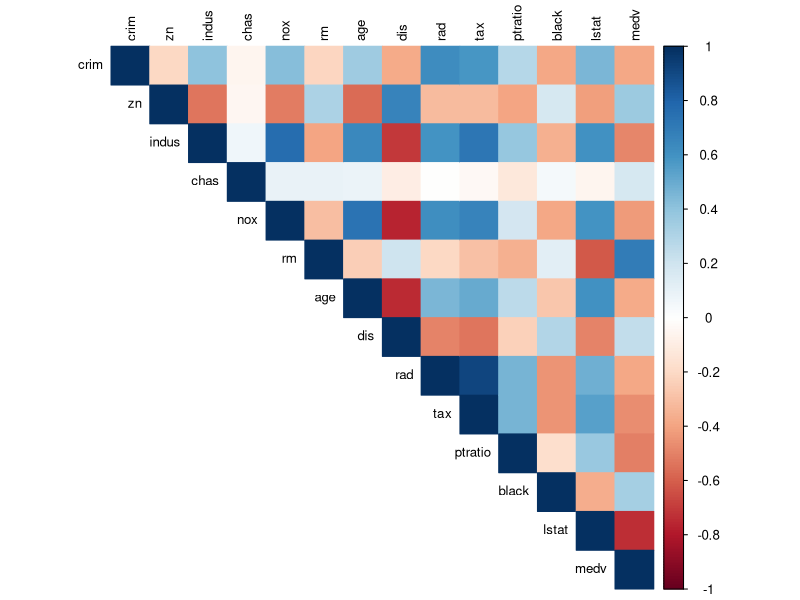
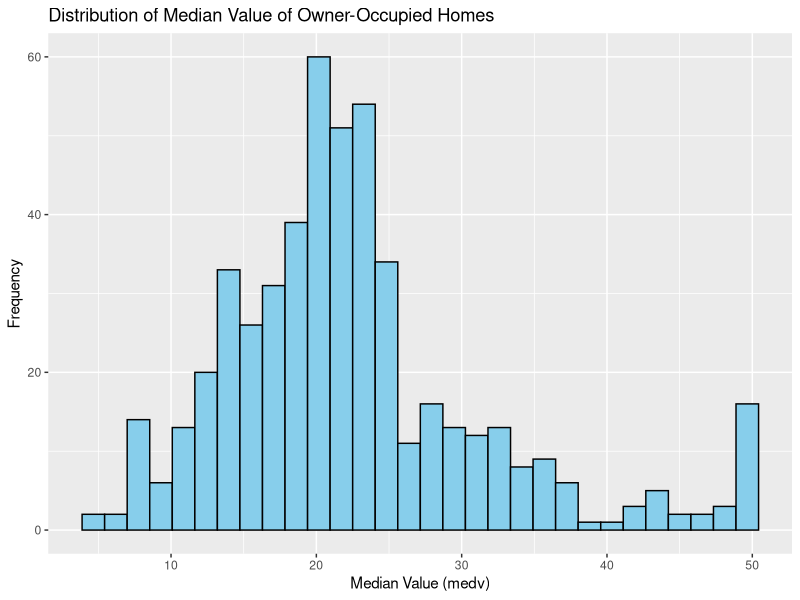
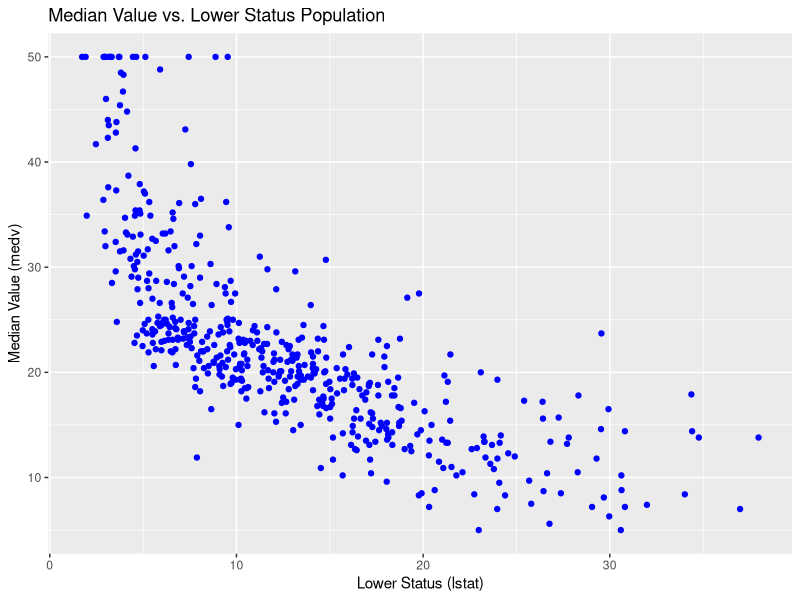
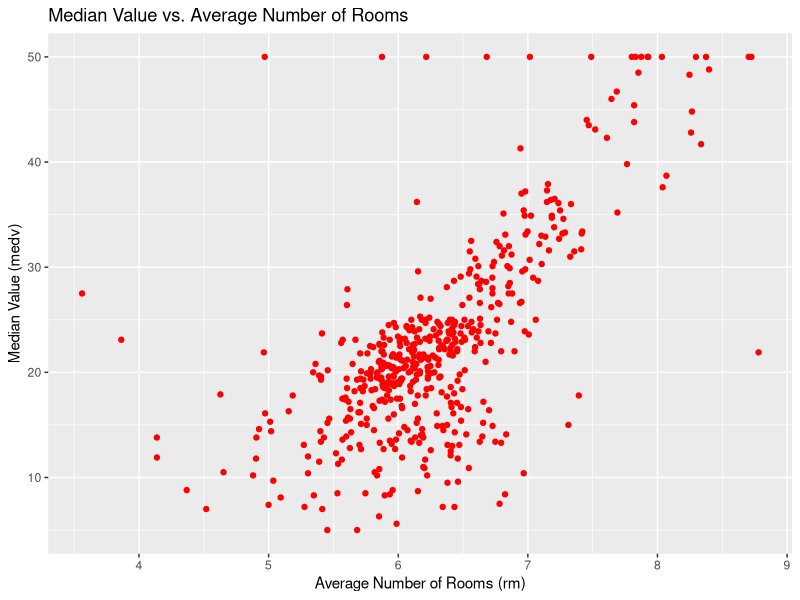

The R source for these figures, in order:
library(MASS)    #  Boston dataset
library(ggplot2) 
library(caret)  
library(dplyr)  
library(corrplot)
library(Metrics)

data("Boston")
head(Boston)

str(Boston)
summary(Boston)

# check missing values
any(is.na(Boston))

# calc and print the correlation matrix
cor_matrix <- cor(Boston)
print(cor_matrix)

# Plot the correlation heatmap
corrplot(cor_matrix, method = "color", type = "upper", tl.col = "black", tl.cex = 0.8)

# Histogram of medv
ggplot(Boston, aes(x = medv)) +
  geom_histogram(bins = 30, fill = "skyblue", color = "black") +
  labs(title = "Distribution of Median Value of Owner-Occupied Homes", x = "Median Value (medv)", y = "Frequency")

# Scatter plot of 'medv' vs. 'lstat' 
ggplot(Boston, aes(x = lstat, y = medv)) +
  geom_point(color = "blue") +
  labs(title = "Median Value vs. Lower Status Population", x = "Lower Status (lstat)", y = "Median Value (medv)")

# Scatter plot of 'medv' vs. 'rm' (average number of rooms)
ggplot(Boston, aes(x = rm, y = medv)) +
  geom_point(color = "red") +
  labs(title = "Median Value vs. Average Number of Rooms", x = "Average Number of Rooms (rm)", y = "Median Value (medv)")

# Split the data training (70%) and test (30%) sets
set.seed(123)
trainIndex <- createDataPartition(Boston$medv, p = 0.7, list = FALSE)
trainData <- Boston[trainIndex, ]
testData <- Boston[-trainIndex, ]

# linear regression model and view the summary
lm_model <- lm(medv ~ ., data = trainData)
summary(lm_model)

# Predict on the test set
predictions <- predict(lm_model, newdata = testData)

#  performance metrics: RMSE and R-squared
rmse_val <- rmse(testData$medv, predictions)
cat("RMSE:", rmse_val, "\n")

r_squared <- summary(lm_model)$r.squared
cat("R-squared:", r_squared, "\n")
